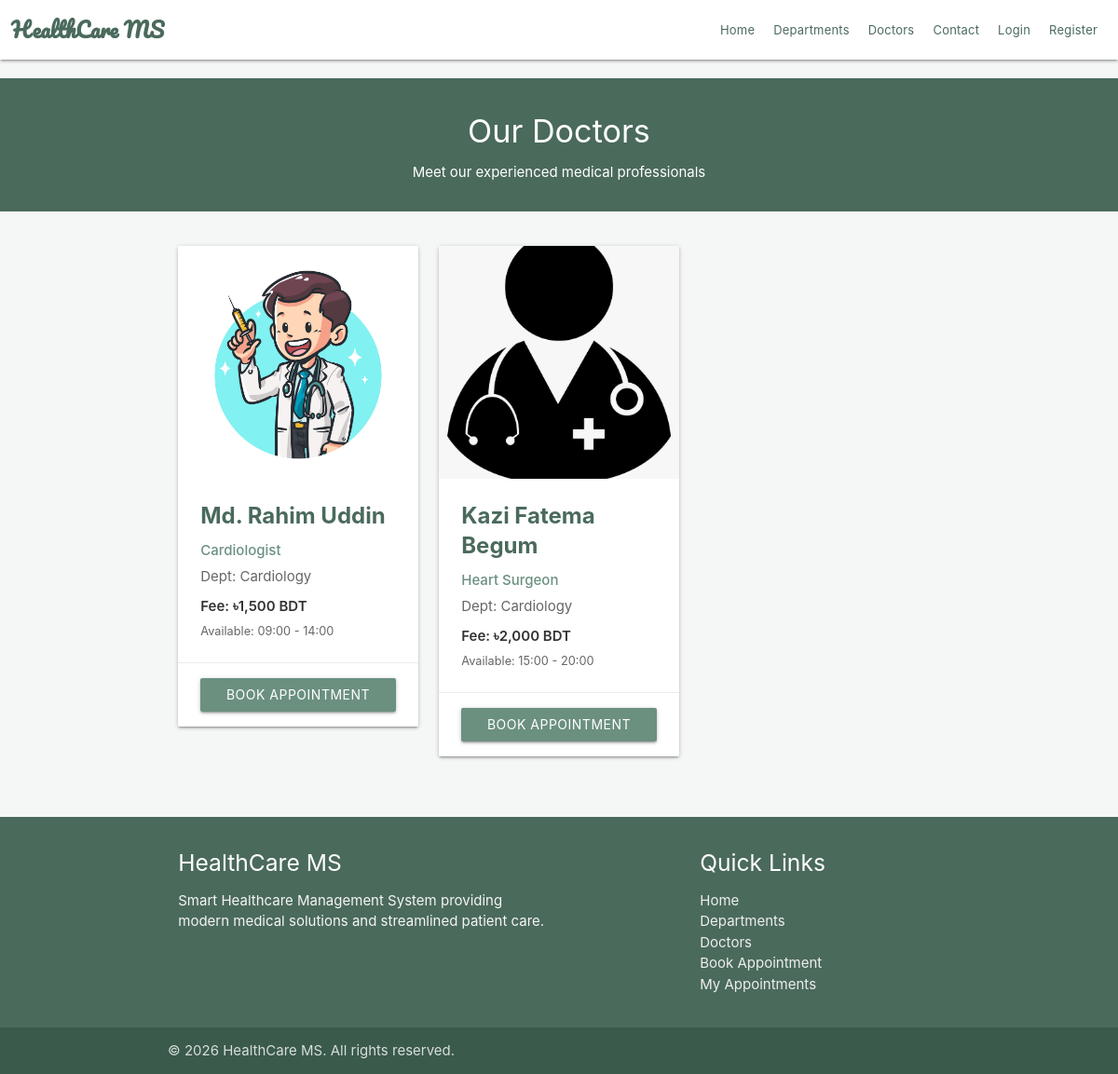
Before: /doctors.php?dept_id=1 with the older database file.
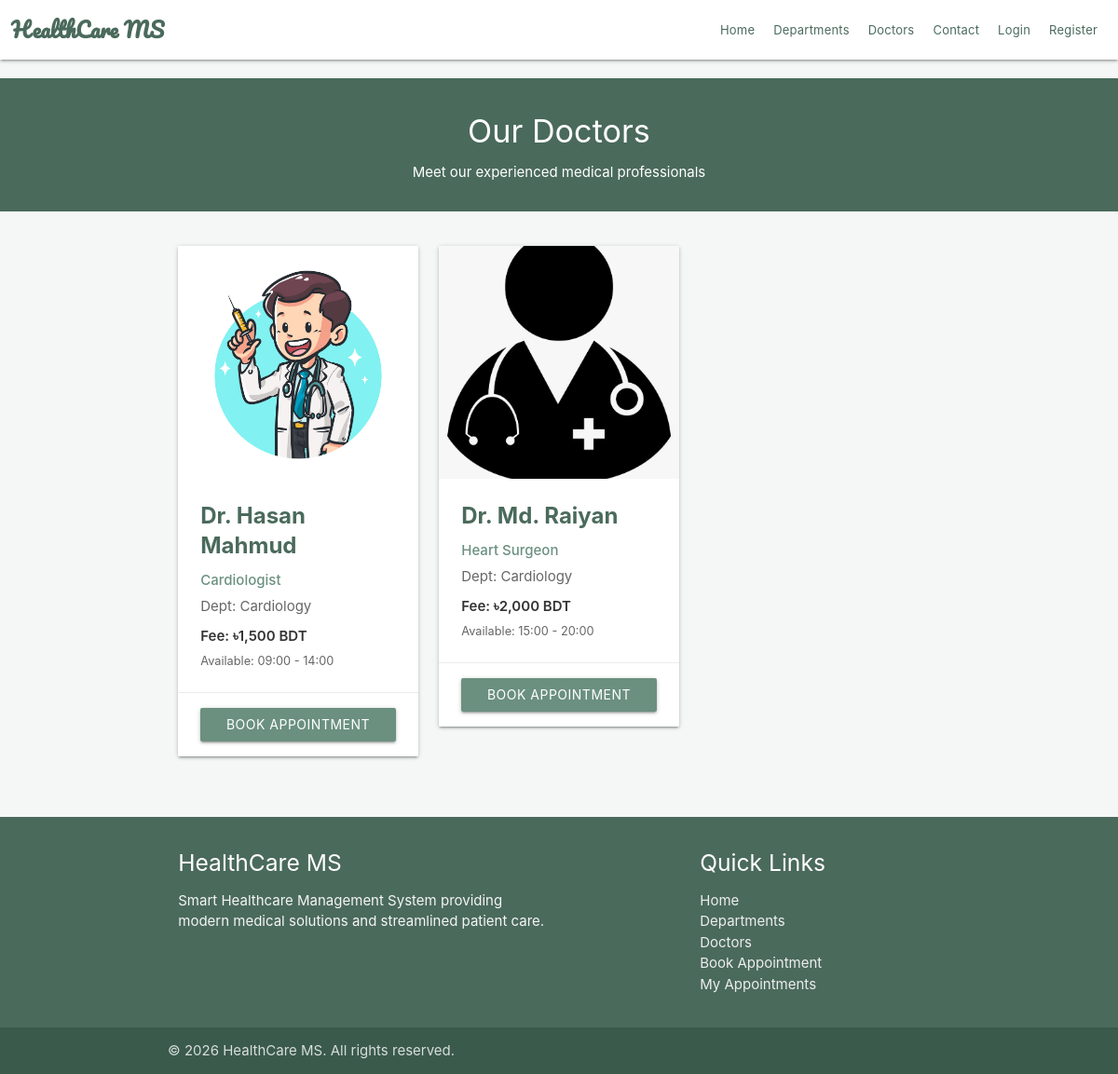
After: the same page with the newer database file.
### tables this page shows
CREATE TABLE `doctors` (
    `id` int(11) NOT NULL,
    `dept_id` int(11) NOT NULL,
    `image` varchar(250) NOT NULL DEFAULT 'default-doctor.jpg',
    `specialization` varchar(250) NOT NULL,
    `fee` int(11) NOT NULL,
    `available_start` varchar(20) NOT NULL DEFAULT '09:00',
    `available_end` varchar(20) NOT NULL DEFAULT '17:00',
    PRIMARY KEY (`id`),
    CONSTRAINT `fk_doctor_user` FOREIGN KEY (`id`) REFERENCES `users` (`id`) ON DELETE CASCADE ON UPDATE CASCADE,
    CONSTRAINT `fk_doctor_dept` FOREIGN KEY (`dept_id`) REFERENCES `departments` (`id`) ON DELETE RESTRICT ON UPDATE CASCADE
);

CREATE TABLE `users` (
    `id` int(11) NOT NULL,
    `name` varchar(100) NOT NULL,
    `email` varchar(100) NOT NULL,
    `password` varchar(100) NOT NULL,
    `role` enum('patient','doctor') NOT NULL DEFAULT 'patient',
    `timestamp` varchar(100) DEFAULT NULL,
    PRIMARY KEY (`id`),
    UNIQUE KEY `uq_email` (`email`)
);

CREATE TABLE `departments` (
    `id` int(11) NOT NULL AUTO_INCREMENT,
    `dept_name` varchar(250) NOT NULL,
    `short_desc` varchar(250) NOT NULL,
    `long_desc` varchar(500) NOT NULL,
    PRIMARY KEY (`id`)
);

### doctors.php (the view, shortened to what this page needs)
<?php
require_once('backends/connection-pdo.php');
$dept_id = isset($_GET['dept_id']) ? intval($_GET['dept_id']) : 0;
if ($dept_id > 0) {
    $sql = "SELECT d.*, u.name, dept.dept_name FROM doctors d JOIN users u ON d.id = u.id JOIN departments dept ON d.dept_id = dept.id WHERE d.dept_id = ?";
    $query = $pdoconn->prepare($sql);
    $query->execute([$dept_id]);
} else {
    $sql = "SELECT d.*, u.name, dept.dept_name FROM doctors d JOIN users u ON d.id = u.id JOIN departments dept ON d.dept_id = dept.id";
    $query = $pdoconn->prepare($sql);
    $query->execute();
}
$doctors = $query->fetchAll(PDO::FETCH_ASSOC);
?>
<!DOCTYPE html>
<html lang="en">
<head>
    <link rel="stylesheet" href="https://cdnjs.cloudflare.com/ajax/libs/materialize/1.0.0/css/materialize.min.css">
    <link rel="stylesheet" href="css/style.css">
    <link rel="stylesheet" href="css/healthcare-theme.css">
</head>
<body>
    <?php require('chunks/navbar.php'); ?>
    <div class="section white-text center" style="background: #4a6a5c; margin-top: 20px;">
        <h4>Our Doctors</h4>
        <p>Meet our experienced medical professionals</p>
    </div>
    <div class="container" style="margin-top: 30px; margin-bottom: 50px;">
        <div class="row">
            <?php if (count($doctors) > 0): ?>
                <?php foreach ($doctors as $doc): ?>
                    <div class="col s12 m6 l4">
                        <div class="card hoverable">
                            <div class="card-image">
                                <?php
                                $img_name = $doc['image'];
                                if (empty($img_name) || !file_exists("images/" . $img_name)) {
                                    $img_src = "images/default-doctor.jpg";
                                } else {
                                    $img_src = "images/" . $img_name;
                                }
                                ?>
                                <img src="<?php echo $img_src; ?>" alt="Doctor" style="height: 250px; object-fit: cover;">
                            </div>
                            <div class="card-content">
                                <span class="card-title" style="color: #4a6a5c; font-weight: 700; margin-bottom: 10px;"><?php echo htmlspecialchars($doc['name']); ?></span>
                                <p style="color: #6b9080; font-weight: 500;"><?php echo htmlspecialchars($doc['specialization']); ?></p>
                                <p style="color: #666; margin-top: 5px;">Dept: <?php echo htmlspecialchars($doc['dept_name']); ?></p>
                                <p style="color: #333; font-weight: 600; margin-top: 10px;">Fee: ৳<?php echo number_format($doc['fee']); ?> BDT</p>
                                <p style="color: #666; font-size: 0.85rem; margin-top: 5px;">Available: <?php echo $doc['available_start']; ?> - <?php echo $doc['available_end']; ?></p>
                            </div>
                            <?php if (!isset($_SESSION['role']) || $_SESSION['role'] !== 'doctor'): ?>
                                <div class="card-action">
                                    <a href="appointments.php?doctor_id=<?php echo $doc['id']; ?>" class="waves-effect waves-light btn" style="background: #6b9080 !important; color: white !important; width: 100%;">Book Appointment</a>
                                </div>
                            <?php endif; ?>
                        </div>
                    </div>
                <?php endforeach; ?>
            <?php else: ?>
                <div class="col s12 center">
                    <h5 style="color: #999;">No doctors available yet.</h5>
                </div>
            <?php endif; ?>
        </div>
    </div>
    <?php require('chunks/footer.php'); ?>
</body>
</html>

### chunks/navbar.php (shortened to what this page needs)
<section class="navbar-section">
    <nav class="white" role="navigation">
        <div class="nav-wrapper container">
            <a id="logo-container" href="index.php" class="brand-logo" style="color: #6b9080; font-weight: 600;">HealthCare MS</a>
            <ul class="right hide-on-med-and-down">
                <li><a href="index.php" class="hvr-grow">Home</a></li>
                <li><a href="departments.php" class="hvr-grow">Departments</a></li>
                <li><a href="doctors.php" class="hvr-grow">Doctors</a></li>
                <li><a href="#" onclick="toggleModal('Contact Info', 'Call us at +8801925221970 for immediate assistance.');" class="hvr-grow">Contact</a></li>
                <?php
                if (isset($_SESSION['user'])) {
                    if (isset($_SESSION['role']) && $_SESSION['role'] == 'doctor') {
                        echo '<li><a href="doctor-prescriptions.php" class="hvr-grow">Prescriptions</a></li>';
                    } else {
                        echo '<li><a href="appointments.php" class="hvr-grow">Appointments</a></li>';
                        echo '<li><a href="patient-records.php" class="hvr-grow">Medical Records</a></li>';
                    }
                    echo '<li><a href="my-appointments.php" class="hvr-grow">My Appointments</a></li>';
                    echo '<li><a href="#" class="hvr-grow">Hi, ' . $_SESSION['user'] . '</a></li>';
                    echo '<li><a href="logout.php" class="hvr-grow">Logout</a></li>';
                } else {
                    echo '<li><a href="#" class="hvr-grow modal-trigger" data-target="modal1">Login</a></li>';
                    echo '<li><a href="#" class="hvr-grow modal-trigger" data-target="modal2">Register</a></li>';
                }
                ?>
            </ul>
        </div>
    </nav>
</section>

### chunks/footer.php
<footer class="page-footer" style="background: #4a6a5c;">
    <div class="container">
        <div class="row">
            <div class="col l6 s12">
                <h5 class="white-text">HealthCare MS</h5>
                <p class="grey-text text-lighten-4">Smart Healthcare Management System providing modern medical solutions and streamlined patient care.</p>
            </div>
            <div class="col l4 offset-l2 s12">
                <h5 class="white-text">Quick Links</h5>
                <ul>
                    <li><a class="grey-text text-lighten-3" href="/SHMS">Home</a></li>
                    <li><a class="grey-text text-lighten-3" href="departments.php">Departments</a></li>
                    <li><a class="grey-text text-lighten-3" href="doctors.php">Doctors</a></li>
                    <li><a class="grey-text text-lighten-3" href="appointments.php">Book Appointment</a></li>
                    <li><a class="grey-text text-lighten-3" href="my-appointments.php">My Appointments</a></li>
                </ul>
            </div>
        </div>
    </div>
    <div class="footer-copyright" style="background: #3a5a4c;">
        <div class="container">
        © <?php echo date("Y"); ?> HealthCare MS. All rights reserved.
        </div>
    </div>
</footer>

### css/style.css (style rules this page uses)
.nav-wrapper > a { text-decoration: none; font-family: 'Pacifico', cursive; }
.hvr-grow { text-decoration: none; }
@media (min-width : 992px) { .nav-wrapper.container { width: 98% !important; max-width: 1600px !important; } }
nav ul li a { font-size: 13px !important; padding: 0 10px !important; letter-spacing: 0.2px; }
.brand-logo { font-size: 1.5rem !important; position: relative !important; float: left !important; margin-left: 0 !important; }
.navbar-section nav { height: 64px; line-height: 64px; }
.nav-wrapper .right { margin-right: 0 !important; }

### css/healthcare-theme.css (style rules this page uses)
:root { --primary: #6b9080; --primary-dark: #4a6a5c; --primary-light: #8ca699; --bg-light: #f4f7f6; }
body { background-color: var(--bg-light); }
.brand-logo, .nav-wrapper a { color: var(--primary-dark) !important; }
.btn, .btn-large, .btn-small { background-color: var(--primary) !important; }
.card .card-action a { color: var(--primary) !important; }

Changed rows visible on the page:
removed doctors: image (picture), users.name "Md. Rahim Uddin", specialization "Cardiologist", departments.dept_name "Cardiology", fee "1,500", available_start "09:00", available_end "14:00", $doc['id'] 1 (drawn)
removed doctors: users.name "Kazi Fatema Begum", specialization "Heart Surgeon", departments.dept_name "Cardiology", fee "2,000", available_start "15:00", available_end "20:00"
added doctors: image (picture), id.name "Dr. Hasan Mahmud", specialization "Cardiologist", dept.dept_name "Cardiology", fee "1,500", available_start "09:00", available_end "14:00"
added doctors: id.name "Dr. Md. Raiyan", specialization "Heart Surgeon", dept.dept_name "Cardiology", fee "2,000", available_start "15:00", available_end "20:00"
